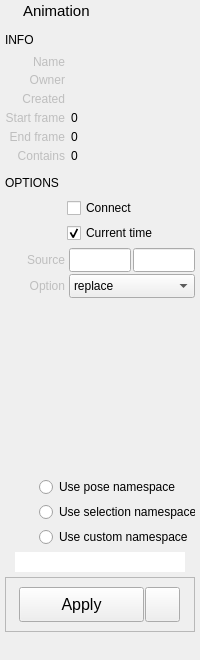
<?xml version="1.0" encoding="UTF-8"?>
<ui version="4.0">
 <class>Form</class>
 <widget class="QWidget" name="Form">
  <property name="geometry">
   <rect>
    <x>0</x>
    <y>0</y>
    <width>200</width>
    <height>660</height>
   </rect>
  </property>
  <property name="sizePolicy">
   <sizepolicy hsizetype="Ignored" vsizetype="Preferred">
    <horstretch>0</horstretch>
    <verstretch>0</verstretch>
   </sizepolicy>
  </property>
  <property name="minimumSize">
   <size>
    <width>200</width>
    <height>0</height>
   </size>
  </property>
  <property name="maximumSize">
   <size>
    <width>300</width>
    <height>16777215</height>
   </size>
  </property>
  <property name="windowTitle">
   <string>Form</string>
  </property>
  <property name="styleSheet">
   <string notr="true"/>
  </property>
  <layout class="QVBoxLayout" name="verticalLayout">
   <property name="spacing">
    <number>5</number>
   </property>
   <property name="leftMargin">
    <number>5</number>
   </property>
   <property name="topMargin">
    <number>2</number>
   </property>
   <property name="rightMargin">
    <number>5</number>
   </property>
   <property name="bottomMargin">
    <number>2</number>
   </property>
   <item>
    <layout class="QHBoxLayout" name="horizontalLayout_4">
     <property name="topMargin">
      <number>0</number>
     </property>
     <item>
      <widget class="QLabel" name="label_4">
       <property name="minimumSize">
        <size>
         <width>13</width>
         <height>13</height>
        </size>
       </property>
       <property name="maximumSize">
        <size>
         <width>13</width>
         <height>13</height>
        </size>
       </property>
       <property name="text">
        <string/>
       </property>
       <property name="pixmap">
        <pixmap>../images/animation.png</pixmap>
       </property>
       <property name="scaledContents">
        <bool>true</bool>
       </property>
      </widget>
     </item>
     <item>
      <widget class="QLabel" name="title">
       <property name="sizePolicy">
        <sizepolicy hsizetype="Ignored" vsizetype="Preferred">
         <horstretch>0</horstretch>
         <verstretch>0</verstretch>
        </sizepolicy>
       </property>
       <property name="font">
        <font>
         <family>Arial</family>
         <pointsize>11</pointsize>
         <weight>50</weight>
         <bold>false</bold>
        </font>
       </property>
       <property name="text">
        <string>Animation</string>
       </property>
      </widget>
     </item>
    </layout>
   </item>
   <item>
    <layout class="QHBoxLayout" name="horizontalLayout_7">
     <property name="topMargin">
      <number>5</number>
     </property>
     <item>
      <widget class="QLabel" name="label_8">
       <property name="maximumSize">
        <size>
         <width>30</width>
         <height>16777215</height>
        </size>
       </property>
       <property name="font">
        <font>
         <family>Arial</family>
         <pointsize>9</pointsize>
         <weight>50</weight>
         <bold>false</bold>
        </font>
       </property>
       <property name="text">
        <string>INFO</string>
       </property>
      </widget>
     </item>
     <item>
      <spacer name="horizontalSpacer">
       <property name="orientation">
        <enum>Qt::Horizontal</enum>
       </property>
       <property name="sizeHint" stdset="0">
        <size>
         <width>40</width>
         <height>20</height>
        </size>
       </property>
      </spacer>
     </item>
    </layout>
   </item>
   <item>
    <layout class="QHBoxLayout" name="horizontalLayout_10">
     <property name="spacing">
      <number>6</number>
     </property>
     <item>
      <widget class="QLabel" name="label_7">
       <property name="enabled">
        <bool>false</bool>
       </property>
       <property name="minimumSize">
        <size>
         <width>60</width>
         <height>13</height>
        </size>
       </property>
       <property name="maximumSize">
        <size>
         <width>60</width>
         <height>16777215</height>
        </size>
       </property>
       <property name="text">
        <string>Name</string>
       </property>
       <property name="alignment">
        <set>Qt::AlignRight|Qt::AlignTrailing|Qt::AlignVCenter</set>
       </property>
      </widget>
     </item>
     <item>
      <widget class="QLabel" name="name">
       <property name="enabled">
        <bool>true</bool>
       </property>
       <property name="sizePolicy">
        <sizepolicy hsizetype="Ignored" vsizetype="Preferred">
         <horstretch>0</horstretch>
         <verstretch>0</verstretch>
        </sizepolicy>
       </property>
       <property name="minimumSize">
        <size>
         <width>0</width>
         <height>1</height>
        </size>
       </property>
       <property name="text">
        <string/>
       </property>
       <property name="alignment">
        <set>Qt::AlignLeading|Qt::AlignLeft|Qt::AlignTop</set>
       </property>
      </widget>
     </item>
    </layout>
   </item>
   <item>
    <layout class="QHBoxLayout" name="horizontalLayout_9">
     <property name="spacing">
      <number>6</number>
     </property>
     <property name="topMargin">
      <number>0</number>
     </property>
     <item>
      <widget class="QLabel" name="label_13">
       <property name="enabled">
        <bool>false</bool>
       </property>
       <property name="sizePolicy">
        <sizepolicy hsizetype="Fixed" vsizetype="Expanding">
         <horstretch>0</horstretch>
         <verstretch>0</verstretch>
        </sizepolicy>
       </property>
       <property name="minimumSize">
        <size>
         <width>60</width>
         <height>13</height>
        </size>
       </property>
       <property name="maximumSize">
        <size>
         <width>60</width>
         <height>500</height>
        </size>
       </property>
       <property name="text">
        <string>Owner</string>
       </property>
       <property name="alignment">
        <set>Qt::AlignRight|Qt::AlignTop|Qt::AlignTrailing</set>
       </property>
      </widget>
     </item>
     <item>
      <widget class="QLabel" name="owner">
       <property name="enabled">
        <bool>true</bool>
       </property>
       <property name="sizePolicy">
        <sizepolicy hsizetype="Ignored" vsizetype="Expanding">
         <horstretch>0</horstretch>
         <verstretch>0</verstretch>
        </sizepolicy>
       </property>
       <property name="minimumSize">
        <size>
         <width>0</width>
         <height>0</height>
        </size>
       </property>
       <property name="maximumSize">
        <size>
         <width>16777215</width>
         <height>16777215</height>
        </size>
       </property>
       <property name="styleSheet">
        <string notr="true"/>
       </property>
       <property name="text">
        <string/>
       </property>
       <property name="alignment">
        <set>Qt::AlignLeading|Qt::AlignLeft|Qt::AlignTop</set>
       </property>
       <property name="wordWrap">
        <bool>true</bool>
       </property>
      </widget>
     </item>
    </layout>
   </item>
   <item>
    <layout class="QHBoxLayout" name="horizontalLayout_11">
     <property name="spacing">
      <number>6</number>
     </property>
     <property name="topMargin">
      <number>0</number>
     </property>
     <item>
      <widget class="QLabel" name="label_14">
       <property name="enabled">
        <bool>false</bool>
       </property>
       <property name="sizePolicy">
        <sizepolicy hsizetype="Fixed" vsizetype="Expanding">
         <horstretch>0</horstretch>
         <verstretch>0</verstretch>
        </sizepolicy>
       </property>
       <property name="minimumSize">
        <size>
         <width>60</width>
         <height>13</height>
        </size>
       </property>
       <property name="maximumSize">
        <size>
         <width>60</width>
         <height>500</height>
        </size>
       </property>
       <property name="text">
        <string>Created</string>
       </property>
       <property name="alignment">
        <set>Qt::AlignRight|Qt::AlignTop|Qt::AlignTrailing</set>
       </property>
      </widget>
     </item>
     <item>
      <widget class="QLabel" name="created">
       <property name="enabled">
        <bool>true</bool>
       </property>
       <property name="sizePolicy">
        <sizepolicy hsizetype="Expanding" vsizetype="Expanding">
         <horstretch>0</horstretch>
         <verstretch>0</verstretch>
        </sizepolicy>
       </property>
       <property name="minimumSize">
        <size>
         <width>0</width>
         <height>0</height>
        </size>
       </property>
       <property name="maximumSize">
        <size>
         <width>16777215</width>
         <height>16777215</height>
        </size>
       </property>
       <property name="styleSheet">
        <string notr="true"/>
       </property>
       <property name="text">
        <string/>
       </property>
       <property name="alignment">
        <set>Qt::AlignLeading|Qt::AlignLeft|Qt::AlignTop</set>
       </property>
       <property name="wordWrap">
        <bool>true</bool>
       </property>
      </widget>
     </item>
    </layout>
   </item>
   <item>
    <layout class="QHBoxLayout" name="horizontalLayout_29">
     <property name="spacing">
      <number>6</number>
     </property>
     <property name="topMargin">
      <number>0</number>
     </property>
     <item>
      <widget class="QLabel" name="scene_dur_start_label_2">
       <property name="enabled">
        <bool>false</bool>
       </property>
       <property name="minimumSize">
        <size>
         <width>60</width>
         <height>13</height>
        </size>
       </property>
       <property name="maximumSize">
        <size>
         <width>60</width>
         <height>16777215</height>
        </size>
       </property>
       <property name="text">
        <string>Start frame</string>
       </property>
       <property name="alignment">
        <set>Qt::AlignRight|Qt::AlignTop|Qt::AlignTrailing</set>
       </property>
      </widget>
     </item>
     <item>
      <widget class="QLabel" name="start">
       <property name="enabled">
        <bool>true</bool>
       </property>
       <property name="text">
        <string>0</string>
       </property>
      </widget>
     </item>
    </layout>
   </item>
   <item>
    <layout class="QHBoxLayout" name="horizontalLayout_30">
     <property name="spacing">
      <number>6</number>
     </property>
     <property name="topMargin">
      <number>0</number>
     </property>
     <item>
      <widget class="QLabel" name="scene_dur_end_label_2">
       <property name="enabled">
        <bool>false</bool>
       </property>
       <property name="minimumSize">
        <size>
         <width>60</width>
         <height>13</height>
        </size>
       </property>
       <property name="maximumSize">
        <size>
         <width>60</width>
         <height>16777215</height>
        </size>
       </property>
       <property name="text">
        <string>End frame</string>
       </property>
       <property name="alignment">
        <set>Qt::AlignRight|Qt::AlignTop|Qt::AlignTrailing</set>
       </property>
      </widget>
     </item>
     <item>
      <widget class="QLabel" name="end">
       <property name="enabled">
        <bool>true</bool>
       </property>
       <property name="sizePolicy">
        <sizepolicy hsizetype="Ignored" vsizetype="Preferred">
         <horstretch>0</horstretch>
         <verstretch>0</verstretch>
        </sizepolicy>
       </property>
       <property name="text">
        <string>0</string>
       </property>
       <property name="alignment">
        <set>Qt::AlignLeading|Qt::AlignLeft|Qt::AlignTop</set>
       </property>
      </widget>
     </item>
    </layout>
   </item>
   <item>
    <layout class="QHBoxLayout" name="horizontalLayout_32">
     <property name="spacing">
      <number>6</number>
     </property>
     <property name="topMargin">
      <number>0</number>
     </property>
     <item>
      <widget class="QLabel" name="scene_dur_end_label_3">
       <property name="enabled">
        <bool>false</bool>
       </property>
       <property name="minimumSize">
        <size>
         <width>60</width>
         <height>13</height>
        </size>
       </property>
       <property name="maximumSize">
        <size>
         <width>60</width>
         <height>16777215</height>
        </size>
       </property>
       <property name="text">
        <string>Contains</string>
       </property>
       <property name="alignment">
        <set>Qt::AlignRight|Qt::AlignTop|Qt::AlignTrailing</set>
       </property>
      </widget>
     </item>
     <item>
      <widget class="QLabel" name="contains">
       <property name="enabled">
        <bool>true</bool>
       </property>
       <property name="sizePolicy">
        <sizepolicy hsizetype="Ignored" vsizetype="Preferred">
         <horstretch>0</horstretch>
         <verstretch>0</verstretch>
        </sizepolicy>
       </property>
       <property name="text">
        <string>0</string>
       </property>
       <property name="alignment">
        <set>Qt::AlignLeading|Qt::AlignLeft|Qt::AlignTop</set>
       </property>
      </widget>
     </item>
    </layout>
   </item>
   <item>
    <layout class="QHBoxLayout" name="horizontalLayout_3">
     <property name="topMargin">
      <number>5</number>
     </property>
     <item>
      <widget class="QLabel" name="label_2">
       <property name="maximumSize">
        <size>
         <width>75</width>
         <height>16777215</height>
        </size>
       </property>
       <property name="font">
        <font>
         <family>Arial</family>
         <pointsize>9</pointsize>
         <weight>50</weight>
         <bold>false</bold>
        </font>
       </property>
       <property name="text">
        <string>OPTIONS</string>
       </property>
      </widget>
     </item>
     <item>
      <spacer name="horizontalSpacer_2">
       <property name="orientation">
        <enum>Qt::Horizontal</enum>
       </property>
       <property name="sizeHint" stdset="0">
        <size>
         <width>40</width>
         <height>20</height>
        </size>
       </property>
      </spacer>
     </item>
    </layout>
   </item>
   <item>
    <layout class="QHBoxLayout" name="horizontalLayout_15">
     <property name="spacing">
      <number>2</number>
     </property>
     <property name="topMargin">
      <number>0</number>
     </property>
     <item>
      <widget class="QLabel" name="scene_dur_start_label_5">
       <property name="enabled">
        <bool>true</bool>
       </property>
       <property name="minimumSize">
        <size>
         <width>60</width>
         <height>0</height>
        </size>
       </property>
       <property name="maximumSize">
        <size>
         <width>60</width>
         <height>16777215</height>
        </size>
       </property>
       <property name="text">
        <string/>
       </property>
       <property name="alignment">
        <set>Qt::AlignRight|Qt::AlignTrailing|Qt::AlignVCenter</set>
       </property>
      </widget>
     </item>
     <item>
      <widget class="QCheckBox" name="connectCheckBox">
       <property name="maximumSize">
        <size>
         <width>16777215</width>
         <height>16777215</height>
        </size>
       </property>
       <property name="text">
        <string>Connect</string>
       </property>
      </widget>
     </item>
    </layout>
   </item>
   <item>
    <layout class="QHBoxLayout" name="horizontalLayout_13">
     <property name="spacing">
      <number>2</number>
     </property>
     <property name="topMargin">
      <number>0</number>
     </property>
     <item>
      <widget class="QLabel" name="scene_dur_start_label_4">
       <property name="enabled">
        <bool>true</bool>
       </property>
       <property name="minimumSize">
        <size>
         <width>60</width>
         <height>0</height>
        </size>
       </property>
       <property name="maximumSize">
        <size>
         <width>60</width>
         <height>16777215</height>
        </size>
       </property>
       <property name="text">
        <string/>
       </property>
       <property name="alignment">
        <set>Qt::AlignRight|Qt::AlignTrailing|Qt::AlignVCenter</set>
       </property>
      </widget>
     </item>
     <item>
      <widget class="QCheckBox" name="currentTime">
       <property name="text">
        <string>Current time</string>
       </property>
       <property name="checked">
        <bool>true</bool>
       </property>
      </widget>
     </item>
    </layout>
   </item>
   <item>
    <layout class="QVBoxLayout" name="verticalLayout_2">
     <property name="spacing">
      <number>2</number>
     </property>
     <property name="topMargin">
      <number>0</number>
     </property>
     <item>
      <layout class="QHBoxLayout" name="horizontalLayout_31">
       <property name="spacing">
        <number>4</number>
       </property>
       <property name="topMargin">
        <number>0</number>
       </property>
       <item>
        <widget class="QLabel" name="scene_dur_start_label_3">
         <property name="enabled">
          <bool>false</bool>
         </property>
         <property name="minimumSize">
          <size>
           <width>60</width>
           <height>0</height>
          </size>
         </property>
         <property name="maximumSize">
          <size>
           <width>60</width>
           <height>16777215</height>
          </size>
         </property>
         <property name="toolTip">
          <string/>
         </property>
         <property name="text">
          <string>Source</string>
         </property>
         <property name="alignment">
          <set>Qt::AlignRight|Qt::AlignTrailing|Qt::AlignVCenter</set>
         </property>
        </widget>
       </item>
       <item>
        <layout class="QHBoxLayout" name="horizontalLayout">
         <property name="spacing">
          <number>2</number>
         </property>
         <item>
          <widget class="QLineEdit" name="sourceStartEdit">
           <property name="sizePolicy">
            <sizepolicy hsizetype="Minimum" vsizetype="Fixed">
             <horstretch>0</horstretch>
             <verstretch>0</verstretch>
            </sizepolicy>
           </property>
           <property name="minimumSize">
            <size>
             <width>0</width>
             <height>24</height>
            </size>
           </property>
           <property name="maximumSize">
            <size>
             <width>16777215</width>
             <height>24</height>
            </size>
           </property>
           <property name="statusTip">
            <string/>
           </property>
          </widget>
         </item>
         <item>
          <widget class="QLineEdit" name="sourceEndEdit">
           <property name="sizePolicy">
            <sizepolicy hsizetype="Minimum" vsizetype="Fixed">
             <horstretch>0</horstretch>
             <verstretch>0</verstretch>
            </sizepolicy>
           </property>
           <property name="minimumSize">
            <size>
             <width>0</width>
             <height>24</height>
            </size>
           </property>
           <property name="maximumSize">
            <size>
             <width>16777215</width>
             <height>24</height>
            </size>
           </property>
          </widget>
         </item>
        </layout>
       </item>
      </layout>
     </item>
     <item>
      <layout class="QHBoxLayout" name="horizontalLayout_14">
       <property name="spacing">
        <number>2</number>
       </property>
       <property name="topMargin">
        <number>0</number>
       </property>
       <item>
        <widget class="QLabel" name="label_12">
         <property name="enabled">
          <bool>false</bool>
         </property>
         <property name="minimumSize">
          <size>
           <width>60</width>
           <height>0</height>
          </size>
         </property>
         <property name="maximumSize">
          <size>
           <width>60</width>
           <height>16777215</height>
          </size>
         </property>
         <property name="text">
          <string>Option</string>
         </property>
         <property name="alignment">
          <set>Qt::AlignRight|Qt::AlignTrailing|Qt::AlignVCenter</set>
         </property>
        </widget>
       </item>
       <item>
        <layout class="QHBoxLayout" name="horizontalLayout_8">
         <property name="spacing">
          <number>2</number>
         </property>
         <property name="leftMargin">
          <number>2</number>
         </property>
         <item>
          <widget class="QComboBox" name="option">
           <property name="sizePolicy">
            <sizepolicy hsizetype="Ignored" vsizetype="Fixed">
             <horstretch>0</horstretch>
             <verstretch>0</verstretch>
            </sizepolicy>
           </property>
           <property name="minimumSize">
            <size>
             <width>0</width>
             <height>24</height>
            </size>
           </property>
           <property name="maximumSize">
            <size>
             <width>1000</width>
             <height>24</height>
            </size>
           </property>
           <item>
            <property name="text">
             <string>replace</string>
            </property>
           </item>
           <item>
            <property name="text">
             <string>replaceCompletely</string>
            </property>
           </item>
           <item>
            <property name="text">
             <string>insert</string>
            </property>
           </item>
           <item>
            <property name="text">
             <string>merge</string>
            </property>
           </item>
          </widget>
         </item>
        </layout>
       </item>
      </layout>
     </item>
    </layout>
   </item>
   <item>
    <layout class="QHBoxLayout" name="horizontalLayout_33">
     <property name="spacing">
      <number>4</number>
     </property>
     <property name="topMargin">
      <number>0</number>
     </property>
     <item>
      <layout class="QHBoxLayout" name="horizontalLayout_2">
       <property name="spacing">
        <number>2</number>
       </property>
       <item>
        <widget class="QLabel" name="helpImage">
         <property name="sizePolicy">
          <sizepolicy hsizetype="Fixed" vsizetype="Fixed">
           <horstretch>0</horstretch>
           <verstretch>0</verstretch>
          </sizepolicy>
         </property>
         <property name="minimumSize">
          <size>
           <width>200</width>
           <height>169</height>
          </size>
         </property>
         <property name="maximumSize">
          <size>
           <width>200</width>
           <height>169</height>
          </size>
         </property>
         <property name="styleSheet">
          <string notr="true"/>
         </property>
         <property name="text">
          <string/>
         </property>
         <property name="pixmap">
          <pixmap>../../../gui/images/insert.png</pixmap>
         </property>
         <property name="scaledContents">
          <bool>true</bool>
         </property>
         <property name="indent">
          <number>0</number>
         </property>
        </widget>
       </item>
      </layout>
     </item>
    </layout>
   </item>
   <item>
    <layout class="QHBoxLayout" name="horizontalLayout_5">
     <property name="spacing">
      <number>4</number>
     </property>
     <property name="leftMargin">
      <number>0</number>
     </property>
     <property name="topMargin">
      <number>0</number>
     </property>
     <item>
      <widget class="QLabel" name="label_16">
       <property name="minimumSize">
        <size>
         <width>30</width>
         <height>0</height>
        </size>
       </property>
       <property name="maximumSize">
        <size>
         <width>15</width>
         <height>16777215</height>
        </size>
       </property>
       <property name="layoutDirection">
        <enum>Qt::LeftToRight</enum>
       </property>
       <property name="text">
        <string/>
       </property>
       <property name="alignment">
        <set>Qt::AlignRight|Qt::AlignTrailing|Qt::AlignVCenter</set>
       </property>
      </widget>
     </item>
     <item>
      <widget class="QRadioButton" name="usePoseNamespace">
       <property name="text">
        <string>Use pose namespace</string>
       </property>
      </widget>
     </item>
    </layout>
   </item>
   <item>
    <layout class="QHBoxLayout" name="horizontalLayout_12">
     <property name="spacing">
      <number>4</number>
     </property>
     <property name="leftMargin">
      <number>0</number>
     </property>
     <property name="topMargin">
      <number>0</number>
     </property>
     <item>
      <widget class="QLabel" name="label_17">
       <property name="minimumSize">
        <size>
         <width>30</width>
         <height>0</height>
        </size>
       </property>
       <property name="maximumSize">
        <size>
         <width>15</width>
         <height>16777215</height>
        </size>
       </property>
       <property name="layoutDirection">
        <enum>Qt::LeftToRight</enum>
       </property>
       <property name="text">
        <string/>
       </property>
       <property name="alignment">
        <set>Qt::AlignRight|Qt::AlignTrailing|Qt::AlignVCenter</set>
       </property>
      </widget>
     </item>
     <item>
      <widget class="QRadioButton" name="useSelectionNamespace">
       <property name="text">
        <string>Use selection namespace</string>
       </property>
      </widget>
     </item>
    </layout>
   </item>
   <item>
    <layout class="QHBoxLayout" name="horizontalLayout_16">
     <property name="spacing">
      <number>4</number>
     </property>
     <property name="leftMargin">
      <number>0</number>
     </property>
     <property name="topMargin">
      <number>0</number>
     </property>
     <item>
      <widget class="QLabel" name="label_19">
       <property name="minimumSize">
        <size>
         <width>30</width>
         <height>0</height>
        </size>
       </property>
       <property name="maximumSize">
        <size>
         <width>15</width>
         <height>16777215</height>
        </size>
       </property>
       <property name="layoutDirection">
        <enum>Qt::LeftToRight</enum>
       </property>
       <property name="text">
        <string/>
       </property>
       <property name="alignment">
        <set>Qt::AlignRight|Qt::AlignTrailing|Qt::AlignVCenter</set>
       </property>
      </widget>
     </item>
     <item>
      <widget class="QRadioButton" name="useCustomNamespace">
       <property name="text">
        <string>Use custom namespace</string>
       </property>
      </widget>
     </item>
    </layout>
   </item>
   <item>
    <layout class="QHBoxLayout" name="horizontalLayout_17">
     <property name="leftMargin">
      <number>10</number>
     </property>
     <property name="topMargin">
      <number>0</number>
     </property>
     <property name="rightMargin">
      <number>10</number>
     </property>
     <item>
      <widget class="QLineEdit" name="namespaceEdit">
       <property name="minimumSize">
        <size>
         <width>0</width>
         <height>0</height>
        </size>
       </property>
       <property name="frame">
        <bool>false</bool>
       </property>
      </widget>
     </item>
    </layout>
   </item>
   <item>
    <widget class="QFrame" name="previewButtons">
     <property name="frameShape">
      <enum>QFrame::StyledPanel</enum>
     </property>
     <property name="frameShadow">
      <enum>QFrame::Raised</enum>
     </property>
     <layout class="QHBoxLayout" name="horizontalLayout_6">
      <property name="spacing">
       <number>1</number>
      </property>
      <item>
       <spacer name="horizontalSpacer_3">
        <property name="orientation">
         <enum>Qt::Horizontal</enum>
        </property>
        <property name="sizeHint" stdset="0">
         <size>
          <width>40</width>
          <height>20</height>
         </size>
        </property>
       </spacer>
      </item>
      <item>
       <widget class="QPushButton" name="acceptButton">
        <property name="sizePolicy">
         <sizepolicy hsizetype="Preferred" vsizetype="Fixed">
          <horstretch>0</horstretch>
          <verstretch>0</verstretch>
         </sizepolicy>
        </property>
        <property name="minimumSize">
         <size>
          <width>125</width>
          <height>35</height>
         </size>
        </property>
        <property name="maximumSize">
         <size>
          <width>125</width>
          <height>35</height>
         </size>
        </property>
        <property name="font">
         <font>
          <family>Arial</family>
          <pointsize>12</pointsize>
          <weight>50</weight>
          <bold>false</bold>
         </font>
        </property>
        <property name="toolTip">
         <string/>
        </property>
        <property name="styleSheet">
         <string notr="true"/>
        </property>
        <property name="text">
         <string>Apply</string>
        </property>
       </widget>
      </item>
      <item>
       <widget class="QPushButton" name="selectionSetButton">
        <property name="minimumSize">
         <size>
          <width>0</width>
          <height>35</height>
         </size>
        </property>
        <property name="maximumSize">
         <size>
          <width>35</width>
          <height>16777215</height>
         </size>
        </property>
        <property name="text">
         <string/>
        </property>
        <property name="icon">
         <iconset>
          <normaloff>../images/selectionSet2.png</normaloff>../images/selectionSet2.png</iconset>
        </property>
        <property name="iconSize">
         <size>
          <width>25</width>
          <height>25</height>
         </size>
        </property>
       </widget>
      </item>
      <item>
       <spacer name="horizontalSpacer_4">
        <property name="orientation">
         <enum>Qt::Horizontal</enum>
        </property>
        <property name="sizeHint" stdset="0">
         <size>
          <width>40</width>
          <height>20</height>
         </size>
        </property>
       </spacer>
      </item>
     </layout>
    </widget>
   </item>
   <item>
    <spacer name="verticalSpacer">
     <property name="orientation">
      <enum>Qt::Vertical</enum>
     </property>
     <property name="sizeHint" stdset="0">
      <size>
       <width>0</width>
       <height>2000</height>
      </size>
     </property>
    </spacer>
   </item>
  </layout>
  <zorder>verticalSpacer</zorder>
  <zorder></zorder>
  <zorder></zorder>
  <zorder></zorder>
  <zorder></zorder>
  <zorder>previewButtons</zorder>
  <zorder></zorder>
  <zorder></zorder>
  <zorder></zorder>
  <zorder></zorder>
  <zorder></zorder>
  <zorder></zorder>
 </widget>
 <resources/>
 <connections/>
 <slots>
  <slot>apply()</slot>
  <slot>edit()</slot>
  <slot>showControls()</slot>
  <slot>selectControls()</slot>
 </slots>
</ui>
